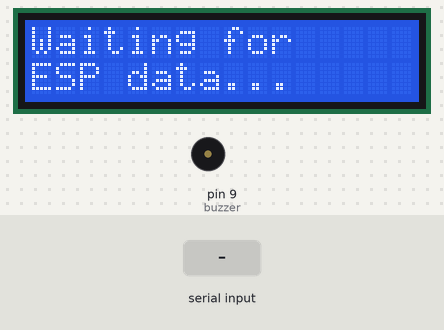
This sketch was run on a simulated Arduino Uno, built with avr-gcc and run on an emulated ATmega328P. On the bench: 16×2 character LCD, buzzer (waves = sounding). The inputs (shaded band) are chosen by the test bench. What the sketch prints to the serial monitor is not drawn.

Above: at 1.2 s.
1.3 s: "0\n" received over the second serial link
At 3.68 s:
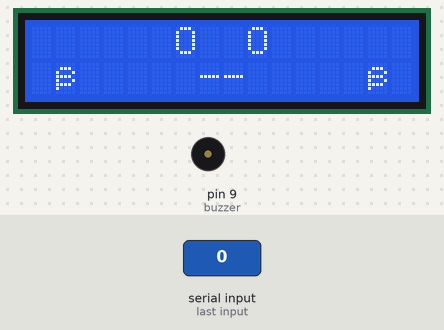
At 9.7 s:
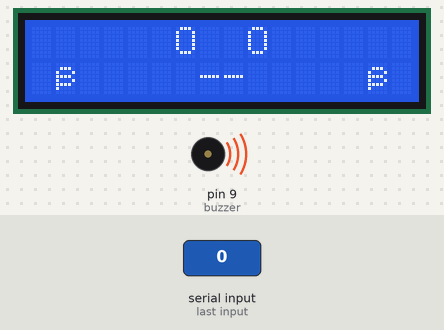
Timing chart, 0 to 10.3 s (numbered marks = the images above; inputs shaded):
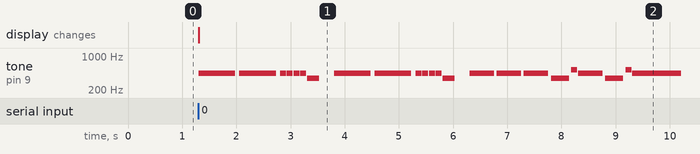

The sketch:

arduinolistening.ino
```cpp
#include <LiquidCrystal.h>
#include <SoftwareSerial.h>

// Note Definitions
#define NOTE_B0  31
#define NOTE_C1  33
#define NOTE_CS1 35
#define NOTE_D1  37
#define NOTE_DS1 39
#define NOTE_E1  41
#define NOTE_F1  44
#define NOTE_FS1 46
#define NOTE_G1  49
#define NOTE_GS1 52
#define NOTE_A1  55
#define NOTE_AS1 58
#define NOTE_B1  62
#define NOTE_C2  65
#define NOTE_CS2 69
#define NOTE_D2  73
#define NOTE_DS2 78
#define NOTE_E2  82
#define NOTE_F2  87
#define NOTE_FS2 93
#define NOTE_G2  98
#define NOTE_GS2 104
#define NOTE_A2  110
#define NOTE_AS2 117
#define NOTE_B2  123
#define NOTE_C3  131
#define NOTE_CS3 139
#define NOTE_D3  147
#define NOTE_DS3 156
#define NOTE_E3  165
#define NOTE_F3  175
#define NOTE_FS3 185
#define NOTE_G3  196
#define NOTE_GS3 208
#define NOTE_A3  220
#define NOTE_AS3 233
#define NOTE_B3  247
#define NOTE_C4  262
#define NOTE_CS4 277
#define NOTE_D4  294
#define NOTE_DS4 311
#define NOTE_E4  330
#define NOTE_F4  349
#define NOTE_FS4 370
#define NOTE_G4  392
#define NOTE_GS4 415
#define NOTE_A4  440
#define NOTE_AS4 466
#define NOTE_B4  494
#define NOTE_C5  523
#define NOTE_CS5 554
#define NOTE_D5  587
#define NOTE_DS5 622
#define NOTE_E5  659
#define NOTE_F5  698
#define NOTE_FS5 740
#define NOTE_G5  784
#define NOTE_GS5 831
#define NOTE_A5  880
#define NOTE_AS5 932
#define NOTE_B5  988
#define NOTE_C6  1047
#define NOTE_CS6 1109
#define NOTE_D6  1175
#define NOTE_DS6 1245
#define NOTE_E6  1319
#define NOTE_F6  1397
#define NOTE_FS6 1480
#define NOTE_G6  1568
#define NOTE_GS6 1661
#define NOTE_A6  1760
#define NOTE_AS6 1865
#define NOTE_B6  1976
#define NOTE_C7  2093
#define NOTE_CS7 2217
#define NOTE_D7  2349
#define NOTE_DS7 2489
#define NOTE_E7  2637
#define NOTE_F7  2794
#define NOTE_FS7 2960
#define NOTE_G7  3136
#define NOTE_GS7 3322
#define NOTE_A7  3520
#define NOTE_AS7 3729
#define NOTE_B7  3951
#define NOTE_C8  4186
#define NOTE_CS8 4435
#define NOTE_D8  4699
#define NOTE_DS8 4978
#define REST      0

int tempo = 120;
int buzzer = 9;

int melody[] = {
  NOTE_A4,-4, NOTE_A4,-4, NOTE_A4,16, NOTE_A4,16, NOTE_A4,16, NOTE_A4,16, NOTE_F4,8, REST,8,
  NOTE_A4,-4, NOTE_A4,-4, NOTE_A4,16, NOTE_A4,16, NOTE_A4,16, NOTE_A4,16, NOTE_F4,8, REST,8,
  NOTE_A4,4, NOTE_A4,4, NOTE_A4,4, NOTE_F4,-8, NOTE_C5,16,
  NOTE_A4,4, NOTE_F4,-8, NOTE_C5,16, NOTE_A4,2,
  NOTE_E5,4, NOTE_E5,4, NOTE_E5,4, NOTE_F5,-8, NOTE_C5,16,
  NOTE_A4,4, NOTE_F4,-8, NOTE_C5,16, NOTE_A4,2,
  NOTE_A5,4, NOTE_A4,-8, NOTE_A4,16, NOTE_A5,4, NOTE_GS5,-8, NOTE_G5,16,
  NOTE_DS5,16, NOTE_D5,16, NOTE_DS5,8, REST,8, NOTE_A4,8, NOTE_DS5,4, NOTE_D5,-8, NOTE_CS5,16,
  NOTE_C5,16, NOTE_B4,16, NOTE_C5,16, REST,8, NOTE_F4,8, NOTE_GS4,4, NOTE_F4,-8, NOTE_A4,-16,
  NOTE_C5,4, NOTE_A4,-8, NOTE_C5,16, NOTE_E5,2,
  NOTE_A5,4, NOTE_A4,-8, NOTE_A4,16, NOTE_A5,4, NOTE_GS5,-8, NOTE_G5,16,
  NOTE_DS5,16, NOTE_D5,16, NOTE_DS5,8, REST,8, NOTE_A4,8, NOTE_DS5,4, NOTE_D5,-8, NOTE_CS5,16,
  NOTE_C5,16, NOTE_B4,16, NOTE_C5,16, REST,8, NOTE_F4,8, NOTE_GS4,4, NOTE_F4,-8, NOTE_A4,-16,
  NOTE_A4,4, NOTE_F4,-8, NOTE_C5,16, NOTE_A4,2,
};

void happySound()
{
  tone(buzzer, 1318, 100); // E6
  delay(120);
  tone(buzzer, 1568, 100); // G6
  delay(120);
  tone(buzzer, 2637, 100); // E7
  delay(120);
  tone(buzzer, 2093, 100); // C7
  delay(120);
  tone(buzzer, 2349, 100); // D7
  delay(120);
  tone(buzzer, 3136, 200); // G7
  delay(250);
  noTone(buzzer);
}

int notes = sizeof(melody) / sizeof(melody[0]) / 2;
int wholenote = (60000 * 4) / tempo;
int divider = 0, noteDuration = 0;

const int rs = 12, en = 11, d4 = 7, d5 = 6, d6 = 5, d7 = 4;
LiquidCrystal lcd(rs, en, d4, d5, d6, d7);
SoftwareSerial espSerial(10, 8); // Added RX=10, TX=8 (or whichever pin you chose)

void setup() {
  Serial.begin(9600);
  espSerial.begin(9600);

  lcd.begin(16, 2);
  lcd.print("Waiting for");
  lcd.setCursor(0, 1);
  lcd.print("ESP data...");
}

void loop() {
  if (espSerial.available() > 0) {
    String message = espSerial.readStringUntil('\n');
    message.trim(); // Clean up any hidden spaces

    Serial.print("RAHHH! Received: ");
    Serial.println(message);

    if (message == "1") {
      tamaReact(1);
    } else if (message == "0") {
      tamaReact(0);
    }
  }
}

void tamaReact(int receivedValue) {
  lcd.clear();
  lcd.setCursor(0, 0);

  if (receivedValue == 1) {
    lcd.print("      O  O      ");
    lcd.setCursor(0,1);
    lcd.print("      ____/      ");

    happySound();
    // Maybe a happy beep here?
  }
  else if (receivedValue == 0) {
    lcd.print("      O  O      ");
    lcd.setCursor(0,1);
    lcd.print(" ↄ   --     ↄ ");

    // Play Imperial March
    for (int thisNote = 0; thisNote < notes * 2; thisNote = thisNote + 2) {
      divider = melody[thisNote + 1];
      if (divider > 0) {
        noteDuration = (wholenote) / divider;
      } else if (divider < 0) {
        noteDuration = (wholenote) / abs(divider);
        noteDuration *= 1.5;
      }

      tone(buzzer, melody[thisNote], noteDuration * 0.9);
      delay(noteDuration);
      noTone(buzzer);
    }
  }
}
```

Measured:
- after the input at 1.3 s, tone on pin 9 (buzzer): plays 440 Hz for 0.68 s, 440 Hz for 0.68 s, 440 Hz for 0.11 s, 440 Hz for 0.11 s, 440 Hz for 0.11 s, 440 Hz for 0.11 s … (23 notes in this stretch), starting at once; the display: changes at once (image 1)
